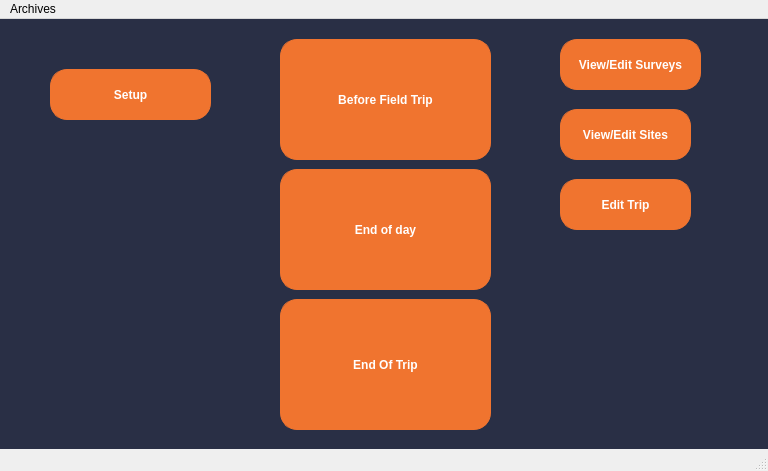
<?xml version="1.0" encoding="UTF-8"?>
<ui version="4.0">
 <class>MainWindow</class>
 <widget class="QMainWindow" name="MainWindow">
  <property name="geometry">
   <rect>
    <x>0</x>
    <y>0</y>
    <width>768</width>
    <height>471</height>
   </rect>
  </property>
  <property name="windowTitle">
   <string>MainWindow</string>
  </property>
  <property name="styleSheet">
   <string notr="true"/>
  </property>
  <widget class="QWidget" name="centralwidget">
   <property name="styleSheet">
    <string notr="true">/*Copyright (c) DevSec Studio. All rights reserved.

MIT License

Permission is hereby granted, free of charge, to any person obtaining a copy
of this software and associated documentation files (the &quot;Software&quot;), to deal
in the Software without restriction, including without limitation the rights
to use, copy, modify, merge, publish, distribute, sublicense, and/or sell
copies of the Software, and to permit persons to whom the Software is
furnished to do so, subject to the following conditions:

The above copyright notice and this permission notice shall be included in all
copies or substantial portions of the Software.

THE SOFTWARE IS PROVIDED *AS IS*, WITHOUT WARRANTY OF ANY KIND, EXPRESS OR
IMPLIED, INCLUDING BUT NOT LIMITED TO THE WARRANTIES OF MERCHANTABILITY,
FITNESS FOR A PARTICULAR PURPOSE AND NONINFRINGEMENT. IN NO EVENT SHALL THE
AUTHORS OR COPYRIGHT HOLDERS BE LIABLE FOR ANY CLAIM, DAMAGES OR OTHER
LIABILITY, WHETHER IN AN ACTION OF CONTRACT, TORT OR OTHERWISE, ARISING FROM,
OUT OF OR IN CONNECTION WITH THE SOFTWARE OR THE USE OR OTHER DEALINGS IN THE SOFTWARE.
*/

/*-----QWidget-----*/
QWidget
{
	background-color: #292f45;
	color: #000000;
	border-color: #000000;

}


/*-----QLabel-----*/
QLabel
{
	background-color: #292f45;
	color: #b9b9bb;
	border-color: #000000;

}


/*-----QPushButton-----*/
QPushButton
{
	background-color: #f0742f;
	color: #fff;
	font-weight: bold;
	border-style: solid;
	border-width: 1px;
	border-radius: 17px;
	border-color: #f0742f;
	padding: 10px;

}


QPushButton::hover
{
	background-color: #fc7c11;
	color: #fff;

}


QPushButton::pressed
{
	background-color: #ff6b35;
	color: #fff;

}


/*-----QToolButton-----*/
QToolButton
{
	background-color: #292f45;
	color: #000000;
	border-style: solid;
	border-color: #000000;

}


QToolButton::hover
{
	background-color: #fc7c11;
	color: #000000;
	padding: 2px;
	border-radius: 15px;
	border-color: #fc7c11;

}


QToolButton::pressed
{
	background-color: #fc7c11;
	color: #000000;
	border-style: solid;
	border-width: 2px;

}


/*-----QLineEdit-----*/
QLineEdit{
	background-color: #292f45;
	color: #b9b9bb;
	font-weight: bold;
	border-style: solid;
	border-width: 2px;
	border-top: 0px;
	border-left: 0px;
	border-right: 0px;
	border-color: #b9b9bb;
	padding: 10px;

}


/*-----QCheckBox-----*/
QCheckBox
{
	background-color: transparent;
	color: #b9b9bb;
	font-weight: bold;

}


QCheckBox::indicator
{
    color: #b1b1b1;
    background-color: #00111d;
    border: 1px solid #f0742f;
    width: 12px;
    height: 12px;

}


QCheckBox::indicator:checked
{
    image:url(&quot;./ressources/check.png&quot;); /*To replace*/
	background-color: #1f2b2b;
    border: 1px solid #f0742f;

}


QCheckBox::indicator:unchecked:hover
{
    border: 1px solid #f0742f;

}


QCheckBox::disabled
{
	color: #656565;

}


QCheckBox::indicator:disabled
{
	background-color: #656565;
	color: #656565;
    border: 1px solid #656565;

}
</string>
   </property>
   <widget class="QPushButton" name="btnBeforeTrip">
    <property name="geometry">
     <rect>
      <x>280</x>
      <y>20</y>
      <width>211</width>
      <height>121</height>
     </rect>
    </property>
    <property name="font">
     <font>
      <weight>75</weight>
      <bold>true</bold>
     </font>
    </property>
    <property name="text">
     <string>Before Field Trip</string>
    </property>
    <property name="icon">
     <iconset>
      <normaloff>../icons/icons8-download-48.png</normaloff>../icons/icons8-download-48.png</iconset>
    </property>
    <property name="iconSize">
     <size>
      <width>32</width>
      <height>32</height>
     </size>
    </property>
   </widget>
   <widget class="QLabel" name="lblBackground">
    <property name="geometry">
     <rect>
      <x>30</x>
      <y>130</y>
      <width>181</width>
      <height>241</height>
     </rect>
    </property>
    <property name="sizePolicy">
     <sizepolicy hsizetype="Maximum" vsizetype="Maximum">
      <horstretch>0</horstretch>
      <verstretch>0</verstretch>
     </sizepolicy>
    </property>
    <property name="styleSheet">
     <string notr="true"/>
    </property>
    <property name="text">
     <string/>
    </property>
    <property name="scaledContents">
     <bool>false</bool>
    </property>
   </widget>
   <widget class="QPushButton" name="btnSetup">
    <property name="geometry">
     <rect>
      <x>50</x>
      <y>50</y>
      <width>161</width>
      <height>51</height>
     </rect>
    </property>
    <property name="text">
     <string>Setup</string>
    </property>
   </widget>
   <widget class="QPushButton" name="btnEndOfDay">
    <property name="geometry">
     <rect>
      <x>280</x>
      <y>150</y>
      <width>211</width>
      <height>121</height>
     </rect>
    </property>
    <property name="text">
     <string>End of day</string>
    </property>
   </widget>
   <widget class="QPushButton" name="btnEndOfTrip">
    <property name="geometry">
     <rect>
      <x>280</x>
      <y>280</y>
      <width>211</width>
      <height>131</height>
     </rect>
    </property>
    <property name="text">
     <string>End Of Trip</string>
    </property>
   </widget>
   <widget class="QPushButton" name="btnViewSurveys">
    <property name="geometry">
     <rect>
      <x>560</x>
      <y>20</y>
      <width>141</width>
      <height>51</height>
     </rect>
    </property>
    <property name="text">
     <string>View/Edit Surveys</string>
    </property>
   </widget>
   <widget class="QPushButton" name="btnViewSites">
    <property name="geometry">
     <rect>
      <x>560</x>
      <y>90</y>
      <width>131</width>
      <height>51</height>
     </rect>
    </property>
    <property name="text">
     <string>View/Edit Sites</string>
    </property>
   </widget>
   <widget class="QPushButton" name="btnTrip">
    <property name="geometry">
     <rect>
      <x>560</x>
      <y>160</y>
      <width>131</width>
      <height>51</height>
     </rect>
    </property>
    <property name="text">
     <string>Edit Trip</string>
    </property>
   </widget>
   <zorder>lblBackground</zorder>
   <zorder>btnBeforeTrip</zorder>
   <zorder>btnSetup</zorder>
   <zorder>btnEndOfDay</zorder>
   <zorder>btnEndOfTrip</zorder>
   <zorder>btnViewSurveys</zorder>
   <zorder>btnViewSites</zorder>
   <zorder>btnTrip</zorder>
  </widget>
  <widget class="QMenuBar" name="menubar">
   <property name="geometry">
    <rect>
     <x>0</x>
     <y>0</y>
     <width>768</width>
     <height>21</height>
    </rect>
   </property>
   <widget class="QMenu" name="menuArchives">
    <property name="title">
     <string>Archives</string>
    </property>
    <addaction name="actionLocal"/>
    <addaction name="actionHardware"/>
   </widget>
   <addaction name="menuArchives"/>
  </widget>
  <widget class="QStatusBar" name="statusbar"/>
  <action name="actionLocal">
   <property name="text">
    <string>Local</string>
   </property>
  </action>
  <action name="actionHardware">
   <property name="text">
    <string>Hardware</string>
   </property>
  </action>
 </widget>
 <resources>
  <include location="../../styles/test.qrc"/>
 </resources>
 <connections/>
</ui>
